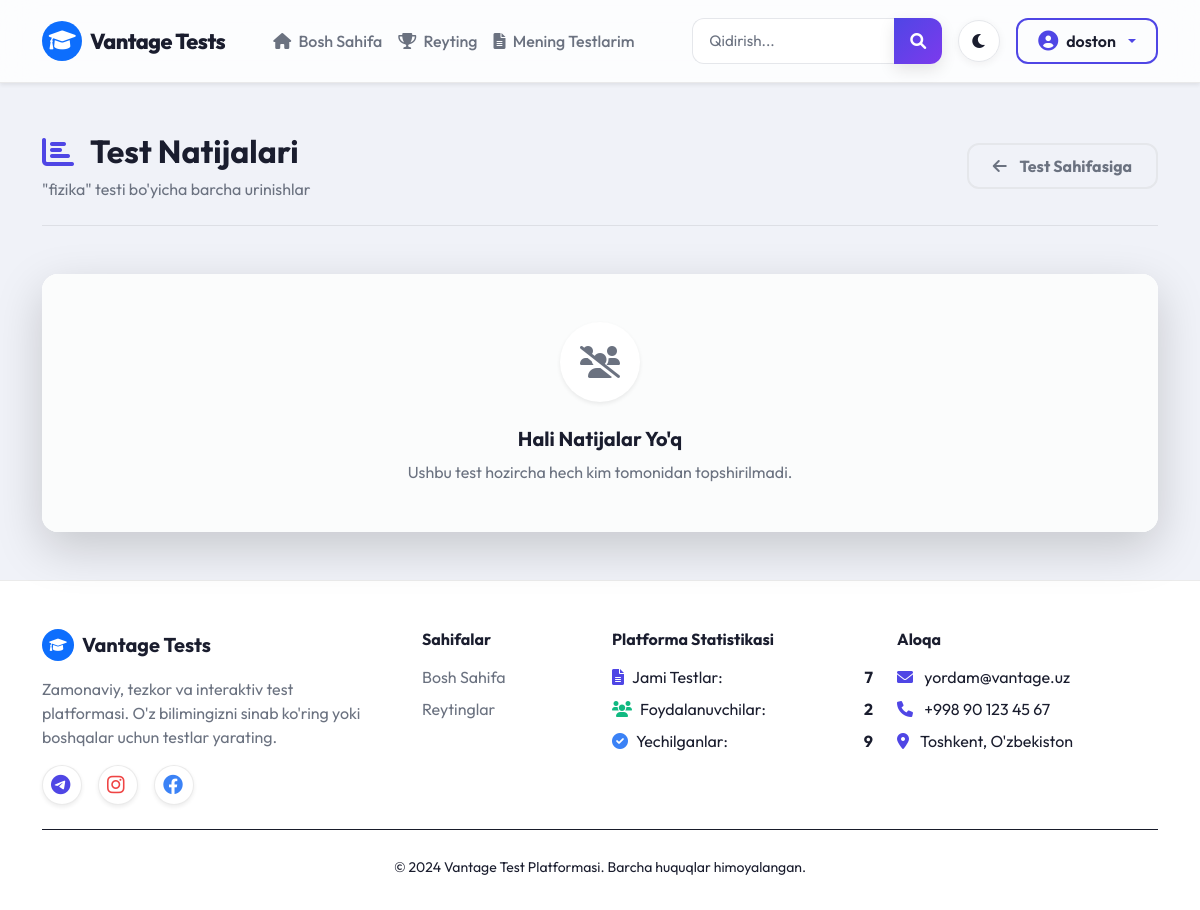
The page /test/5/results/ (signed in) on the database as committed earlier.
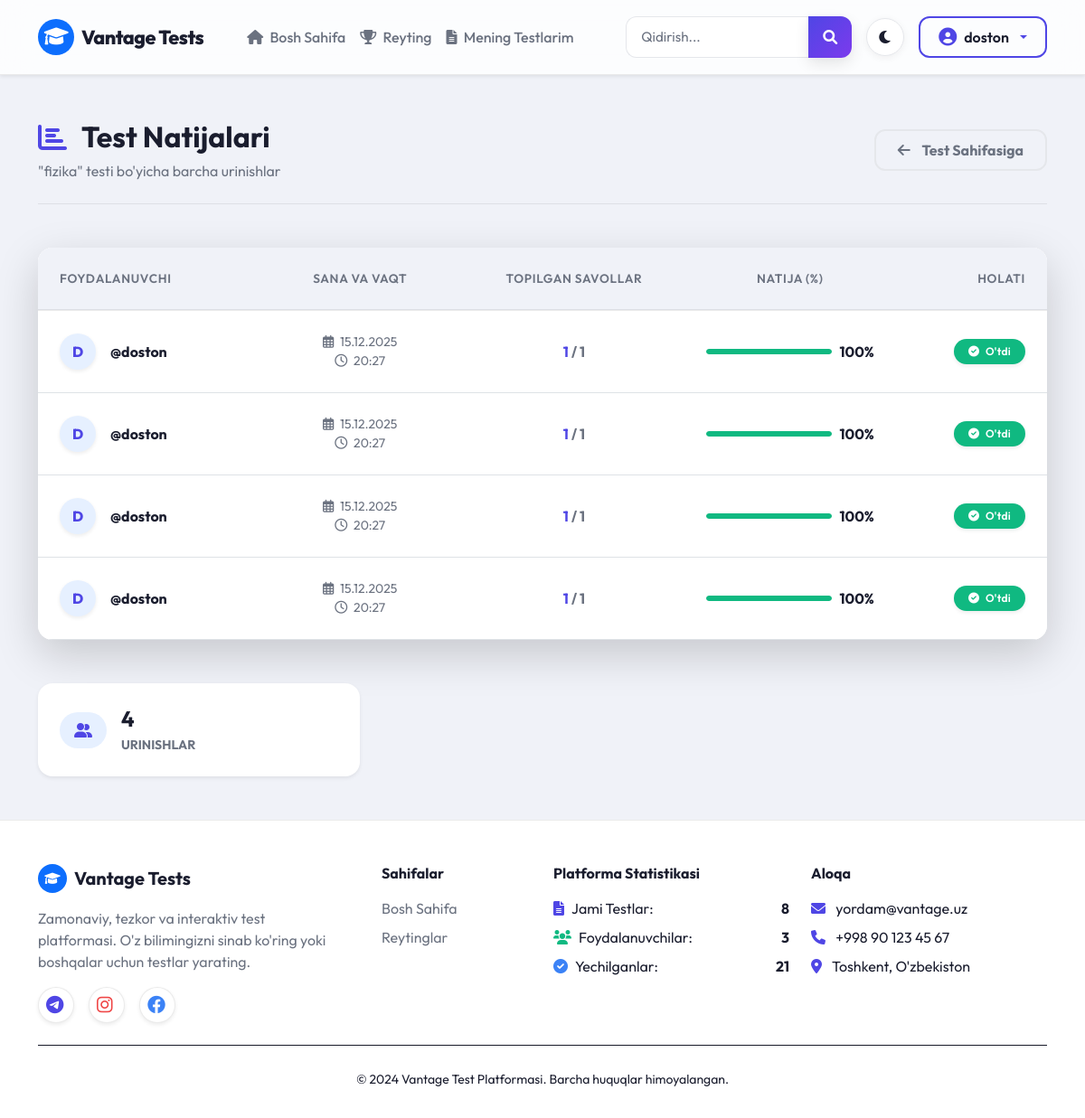
The same page on the database as committed later.
### main/models.py (models this page shows, shortened)
class Test(models.Model):
    author = models.ForeignKey(User, on_delete=models.CASCADE)
    category = models.ForeignKey(Category, on_delete=models.CASCADE)
    title = models.CharField(max_length=200)
    maximum_attempts = models.PositiveBigIntegerField()
    duration = models.PositiveIntegerField(default=20, help_text="Test davomiyligi (daqiqada)")
    pass_percentage = models.PositiveBigIntegerField()

class CheckTest(models.Model):
    student = models.ForeignKey(User, on_delete=models.CASCADE)
    test = models.ForeignKey(Test, on_delete=models.CASCADE)
    finded_questions = models.PositiveBigIntegerField(default=0)
    user_passed = models.BooleanField(default=False)
    percentage = models.PositiveBigIntegerField(default=0)
    is_public = models.BooleanField(default=True)
    started_at = models.DateTimeField(auto_now_add=True)
    finished_at = models.DateTimeField(null=True, blank=True)

### main/views.py (the view)
# urls.py: path('test/<int:test_id>/results/', views.test_results_for_author, name='test_results_for_author'),
@login_required(login_url='login')
def test_results_for_author(request, test_id):
    test = get_object_or_404(Test, id=test_id, author=request.user)
    checktests = CheckTest.objects.filter(test=test).order_by('-started_at')
    return render(request, 'test_results_for_author.html', {'test': test, 'checktests': checktests})

### main/context_processors.py (called while the page is built)
def footer_stats(request):
    try:
        total_tests_count = Test.objects.count()
    except Exception:
        total_tests_count = 0
    try:
        active_users_count = User.objects.filter(is_active=True).count()
    except Exception:
        active_users_count = 0
    try:
        completed_tests_count = CheckTest.objects.count()
    except Exception:
        completed_tests_count = 0
    return {
        'total_tests_count': total_tests_count,
        'active_users_count': active_users_count,
        'completed_tests_count': completed_tests_count,
    }

### templates/test_results_for_author.html (shortened to what this page needs)
{% extends "base.html" %}
{% block content %}
<div class="container py-4">
    <div class="row justify-content-center">
        <div class="col-12">
            <div class="d-flex flex-column flex-md-row justify-content-between align-items-md-center mb-5 gap-3 border-bottom pb-4" style="border-color: var(--border) !important;">
                <div>
                    <h2 class="fw-bold mb-1 d-flex align-items-center">
                        <i class="fas fa-chart-bar text-primary me-3"></i> Test Natijalari
                    </h2>
                    <p class="text-muted mb-0">"{{ test.title }}" testi bo'yicha barcha urinishlar</p>
                </div>
                <div>
                    <a href="{% url 'test_detail' test.id %}" class="btn btn-outline-secondary px-4 fw-bold" style="border-radius: 12px;">
                        <i class="fas fa-arrow-left me-2"></i> Test Sahifasiga
                    </a>
                </div>
            </div>
            <div class="card border-0 shadow-lg rounded-4 overflow-hidden bg-card">
                <div class="card-body p-0">
                    {% if checktests %}
                    <div class="table-responsive">
                        <table class="table table-hover align-middle mb-0 text-center">
                            <thead class="bg-light text-muted" style="font-size: 0.85rem; border-color: var(--border) !important;">
                                <tr>
                                    <th class="py-4 ps-4 text-start">Foydalanuvchi</th>
                                    <th class="py-4">Sana va Vaqt</th>
                                    <th class="py-4">Topilgan Savollar</th>
                                    <th class="py-4">Natija (%)</th>
                                    <th class="py-4 pe-4 text-end">Holati</th>
                                </tr>
                            </thead>
                            <tbody class="text-main" style="border-top: 1px solid var(--border);">
                                {% for ct in checktests %}
                                <tr style="transition: all 0.2s;">
                                    <td class="py-4 ps-4 text-start">
                                        <div class="d-flex align-items-center">
                                            <div class="bg-primary bg-opacity-10 text-primary rounded-circle d-flex align-items-center justify-content-center me-3 shadow-sm" style="width: 40px; height: 40px; font-weight: 800;">
                                                {{ ct.student.username|first|upper }}
                                            </div>
                                            <div>
                                                <h6 class="fw-bold mb-0">@{{ ct.student.username }}</h6>
                                            </div>
                                        </div>
                                    </td>
                                    <td class="py-4 text-muted small">
                                        <i class="far fa-calendar-alt me-1"></i> {{ ct.started_at|date:"d.m.Y" }}<br>
                                        <i class="far fa-clock me-1"></i> {{ ct.started_at|date:"H:i" }}
                                    </td>
                                    <td class="py-4 fw-bold">
                                        <span class="text-primary">{{ ct.finded_questions }}</span> <span class="text-muted">/ {{ test.question_set.count }}</span>
                                    </td>
                                    <td class="py-4">
                                        <div class="d-flex align-items-center justify-content-center gap-2">
                                            <div class="progress flex-grow-1" style="height: 6px; width: 60px; border-radius: 10px; background: rgba(0,0,0,0.05);">
                                                <div class="progress-bar {% if ct.user_passed %}bg-success{% else %}bg-danger{% endif %}" role="progressbar" style="width: {{ ct.percentage }}%; border-radius: 10px;"></div>
                                            </div>
                                            <span class="fw-bold">{{ ct.percentage }}%</span>
                                        </div>
                                    </td>
                                    <td class="py-4 pe-4 text-end">
                                        {% if ct.user_passed %}
                                            <span class="badge bg-success px-3 py-2 rounded-pill shadow-sm" style="font-size: 0.75rem;"><i class="fas fa-check-circle me-1"></i> O'tdi</span>
                                        {% else %}
                                            <span class="badge bg-danger px-3 py-2 rounded-pill shadow-sm" style="font-size: 0.75rem;"><i class="fas fa-times-circle me-1"></i> O'ta olmadi</span>
                                        {% endif %}
                                    </td>
                                </tr>
                                {% endfor %}
                            </tbody>
                        </table>
                    </div>
                    {% else %}
                    <div class="text-center py-5 px-4 bg-light bg-opacity-50">
                        <div class="bg-white text-muted rounded-circle d-inline-flex align-items-center justify-content-center mb-4 shadow-sm" style="width: 80px; height: 80px; font-size: 32px;">
                            <i class="fas fa-users-slash"></i>
                        </div>
                        <h5 class="fw-bold text-main mb-2">Hali Natijalar Yo'q</h5>
                        <p class="text-muted mb-0">Ushbu test hozircha hech kim tomonidan topshirilmadi.</p>
                    </div>
                    {% endif %}
                </div>
            </div>
            {% if checktests %}
            <div class="row mt-4 g-4">
                <div class="col-md-4">
                    <div class="card border-0 shadow-sm rounded-4 p-4 bg-card d-flex align-items-center flex-row">
                        <div class="bg-primary bg-opacity-10 text-primary rounded-pill px-3 py-2 me-3">
                            <i class="fas fa-user-friends"></i>
                        </div>
                        <div>
                            <h4 class="fw-bold mb-0 text-main">{{ checktests.count }}</h4>
                            <small class="text-muted fw-bold text-uppercase">Urinishlar</small>
                        </div>
                    </div>
                </div>
            </div>
            {% endif %}
        </div>
    </div>
</div>
{% endblock %}

### templates/base.html (shortened to what this page needs)
{% load static %}
<!DOCTYPE html>
<html lang="uz">
<head>
    <link href="https://cdn.jsdelivr.net/npm/bootstrap@5.1.3/dist/css/bootstrap.min.css" rel="stylesheet">
    <link href="https://cdnjs.cloudflare.com/ajax/libs/font-awesome/6.0.0/css/all.min.css" rel="stylesheet">
    <link rel="stylesheet" type="text/css" href="{% static 'style.css' %}">
</head>
<body>
    <nav class="navbar navbar-expand-lg glass-navbar shadow-sm py-3">
        <div class="container">
            <a class="navbar-brand d-flex align-items-center" href="/">
                <div class="bg-primary text-white rounded-circle p-2 me-2 d-flex justify-content-center align-items-center" style="width: 40px; height: 40px;">
                    <i class="fas fa-graduation-cap"></i>
                </div>
                Vantage Tests
            </a>
            <div class="collapse navbar-collapse" id="navbarContent">
                <ul class="navbar-nav me-auto ps-lg-4">
                    <li class="nav-item">
                        <a class="nav-link" href="{% url 'index' %}">
                            <i class="fas fa-home me-1"></i> Bosh Sahifa
                        </a>
                    </li>
                    <li class="nav-item">
                        <a class="nav-link" href="{% url 'leaderboard' %}">
                            <i class="fas fa-trophy me-1"></i> Reyting
                        </a>
                    </li>
                    {% if user.is_authenticated %}
                    <li class="nav-item">
                        <a class="nav-link" href="{% url 'my_tests' %}">
                            <i class="fas fa-file-alt me-1"></i> Mening Testlarim
                        </a>
                    </li>
                    {% endif %}
                </ul>
                <div class="d-flex align-items-center gap-3 mt-3 mt-lg-0">
                    <form class="input-group" action="{% url 'index' %}" method="get" style="width: 250px;">
                        <input class="form-control" type="search" placeholder="Qidirish..." name="q" aria-label="Search" style="border-right: none;">
                        <button class="btn btn-primary px-3" type="submit">
                            <i class="fas fa-search"></i>
                        </button>
                    </form>
                    <button class="theme-toggle-btn" id="theme-toggle" title="Mavzuni o'zgartirish">
                        <i class="fas fa-moon" id="theme-icon"></i>
                    </button>
                    {% if user.is_authenticated %}
                    <div class="dropdown">
                        <button class="btn btn-outline-primary dropdown-toggle d-flex align-items-center gap-2" type="button" data-bs-toggle="dropdown">
                            <i class="fas fa-user-circle fs-5"></i> <span>{{ user.username }}</span>
                        </button>
                    </div>
                    {% else %}
                    <div class="d-flex gap-2">
                        <a href="{% url 'login' %}" class="btn btn-outline-primary">Kirish</a>
                        <a href="{% url 'signup' %}" class="btn btn-primary">Ro'yxatdan o'tish</a>
                    </div>
                    {% endif %}
                </div>
            </div>
        </div>
    </nav>
    <main class="flex-grow-1 py-4">
        {% block content %}
        {% endblock content %}
    </main>
    <footer class="premium-footer">
        <div class="container">
            <div class="row gy-4">
                <div class="col-lg-4 col-md-6">
                    <h5 class="mb-3 d-flex align-items-center">
                        <div class="bg-primary text-white rounded-circle p-2 me-2 d-flex justify-content-center align-items-center" style="width: 32px; height: 32px; font-size: 14px;">
                            <i class="fas fa-graduation-cap"></i>
                        </div>
                        Vantage Tests
                    </h5>
                    <p class="text-muted pe-lg-4">
                        Zamonaviy, tezkor va interaktiv test platformasi. O'z bilimingizni sinab ko'ring yoki boshqalar uchun testlar yarating.
                    </p>
                    <div class="d-flex gap-3 mt-3">
                        <a href="#" class="btn btn-light rounded-circle shadow-sm" style="width: 40px; height: 40px; padding: 8px;"><i class="fab fa-telegram text-primary fs-5"></i></a>
                        <a href="#" class="btn btn-light rounded-circle shadow-sm" style="width: 40px; height: 40px; padding: 8px;"><i class="fab fa-instagram text-danger fs-5"></i></a>
                        <a href="#" class="btn btn-light rounded-circle shadow-sm" style="width: 40px; height: 40px; padding: 8px;"><i class="fab fa-facebook text-info fs-5"></i></a>
                    </div>
                </div>
                <div class="col-lg-2 col-md-6">
                    <h6 class="mb-3">Sahifalar</h6>
                    <ul class="list-unstyled">
                        <li class="mb-2"><a href="{% url 'index' %}" class="text-decoration-none">Bosh Sahifa</a></li>
                        <li class="mb-2"><a href="{% url 'leaderboard' %}" class="text-decoration-none">Reytinglar</a></li>
                    </ul>
                </div>
                <div class="col-lg-3 col-md-6">
                    <h6 class="mb-3">Platforma Statistikasi</h6>
                    <ul class="list-unstyled text-muted">
                        <li class="mb-2 d-flex align-items-center">
                            <i class="fas fa-file-alt text-primary me-2"></i> Jami Testlar: <strong class="ms-auto text-main">{{ total_tests_count|default:"0" }}</strong>
                        </li>
                        <li class="mb-2 d-flex align-items-center">
                            <i class="fas fa-users text-success me-2"></i> Foydalanuvchilar: <strong class="ms-auto text-main">{{ active_users_count|default:"0" }}</strong>
                        </li>
                        <li class="mb-2 d-flex align-items-center">
                            <i class="fas fa-check-circle text-info me-2"></i> Yechilganlar: <strong class="ms-auto text-main">{{ completed_tests_count|default:"0" }}</strong>
                        </li>
                    </ul>
                </div>
                <div class="col-lg-3 col-md-6">
                    <h6 class="mb-3">Aloqa</h6>
                    <ul class="list-unstyled text-muted">
                        <li class="mb-2"><i class="fas fa-envelope text-primary me-2"></i> yordam@vantage.uz</li>
                        <li class="mb-2"><i class="fas fa-phone text-primary me-2"></i> +998 90 123 45 67</li>
                        <li class="mb-2"><i class="fas fa-map-marker-alt text-primary me-2"></i> Toshkent, O'zbekiston</li>
                    </ul>
                </div>
            </div>
            <hr style="border-color: var(--border);" class="my-4">
            <div class="text-center text-muted col-12">
                <small>&copy; 2024 Vantage Test Platformasi. Barcha huquqlar himoyalangan.</small>
            </div>
        </div>
    </footer>
</body>
</html>

### templates/test_results_for_author.html (style rules this page uses)
.bg-card { background-color: var(--bg-card); }
.text-main { color: var(--text-main); }

Rows that differ between the two databases and show on the page:
added CheckTest: student.username|first "D", student.username "doston", started_at "15.12.2025", started_at "20:27", finded_questions "1", {{ test.question_set.count }} "1", user_passed True (drawn), percentage "100"
added CheckTest: student.username|first "D", student.username "doston", started_at "15.12.2025", started_at "20:27", finded_questions "1", {{ test.question_set.count }} "1", user_passed True (drawn), percentage "100"
added CheckTest: student.username|first "D", student.username "doston", started_at "15.12.2025", started_at "20:27", finded_questions "1", {{ test.question_set.count }} "1", user_passed True (drawn), percentage "100"
added CheckTest: student.username|first "D", student.username "doston", started_at "15.12.2025", started_at "20:27", finded_questions "1", {{ test.question_set.count }} "1", user_passed True (drawn), percentage "100"
Other text that changed with them:
{{ checktests.count }}: (not shown) → "4"
{{ total_tests_count|default:"0" }}: "7" → "8"
{{ active_users_count|default:"0" }}: "2" → "3"
{{ completed_tests_count|default:"0" }}: "9" → "21"
text no longer shown: "Hali Natijalar Yo'q Ushbu test hozircha hech kim tomonidan topshirilmadi."
text now shown: "FOYDALANUVCHI SANA VA VAQT TOPILGAN SAVOLLAR NATIJA (%) HOLATI URINISHLAR"
